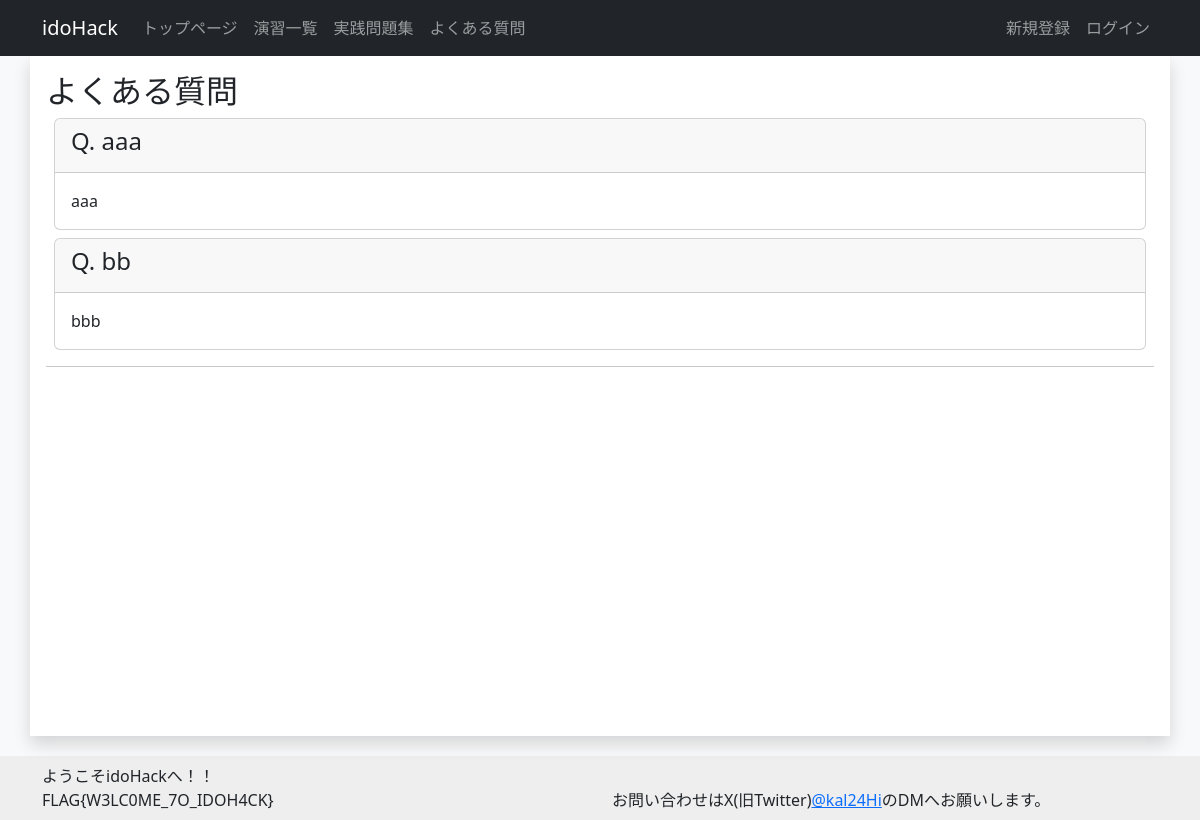
Page /FAQ/ on the committed database.
### infomation/models.py (models this page shows, shortened)
class FrequentlyAskedQuestionModel(models.Model):
    question = models.TextField(default="", verbose_name="質問")
    answer = models.TextField(default="", verbose_name="回答")
    created_at = models.DateTimeField(auto_now_add=True, verbose_name="作成日時")
    updated_at = models.DateTimeField(auto_now=True, verbose_name="更新日時")
    class Meta:
        verbose_name_plural = "Frequently Asked Question"

### infomation/views.py (the view)
# urls.py: path('FAQ/', views.FAQView.as_view(), name='faq'),
class FAQView(ListView):
    model = FrequentlyAskedQuestionModel
    template_name = 'infomation/faq.html'
    context_object_name = 'faq_list'

### templates/infomation/faq.html
{% extends "base.html" %}
{% block content %}
<h2>よくある質問</h2>
{% for faq in faq_list%}
<div class="card m-2">
  <div class="card-header">
    <h4>Q. {{ faq.question }}</h4>
  </div>
  <div class="card-body">
    <p class="card-text">{{faq.answer}}</p>
  </div>
</div>
{% endfor %}
{% endblock %}

### rows in the picture
FrequentlyAskedQuestionModel: question "aaa", answer "aaa"
FrequentlyAskedQuestionModel: question "bb", answer "bbb"
